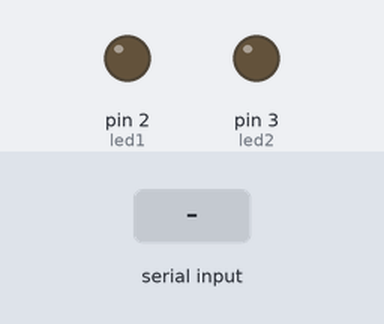
The sketch below on a simulated Arduino Uno, built with avr-gcc and run on an emulated ATmega328P. On the bench: output pins drawn as LEDs (lit = HIGH). The test bench sets the inputs (shaded band).

Above: at 1.2 s.
1.3 s: "a" received over Serial
At 1.8 s:
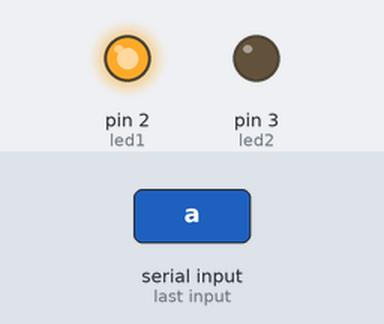
2.8 s: "c" received over Serial
At 4.0 s:
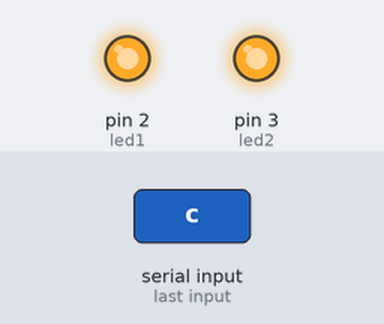
4.3 s: "b" received over Serial
At 5.3 s:
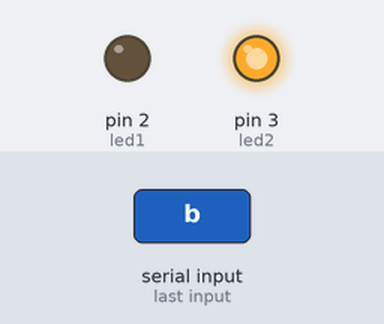
5.8 s: "d" received over Serial
At 6.4 s:
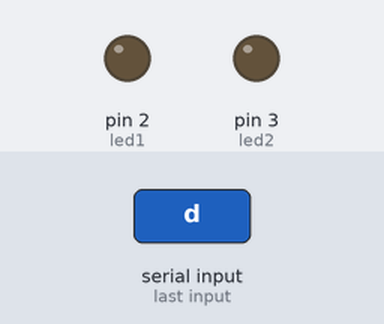
Timing chart, 0 to 8.3 s (numbered marks = the images above; inputs shaded):
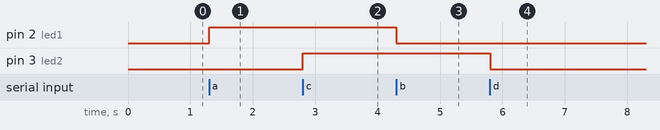

Measured:
- after the input at 1.3 s, pin 2 (led1): LOW → HIGH at once
- after the input at 2.8 s, pin 3 (led2): LOW → HIGH at once
- after the input at 4.3 s, pin 2 (led1): HIGH → LOW at once
- after the input at 5.8 s, pin 3 (led2): HIGH → LOW at once

The sketch:

LED_CONTROL_BLUE.ino
```cpp
int led1 = 2;
int led2 = 3;

int estado = 0;

void setup()
{
  Serial.begin(9600);
  pinMode(led1, OUTPUT);
  pinMode(led2, OUTPUT);
}

void loop()
{
  if( Serial.available()>0)
  {
    estado = Serial.read();
  }
  switch( estado)
  {
    case 'a':
    digitalWrite(led1, HIGH);
    break;
    case 'b':
    digitalWrite(led1, LOW);
    break;

    case 'c':
    digitalWrite(led2, HIGH);
    break;
    case 'd':
    digitalWrite(led2, LOW);
    break;
  }
}
```
